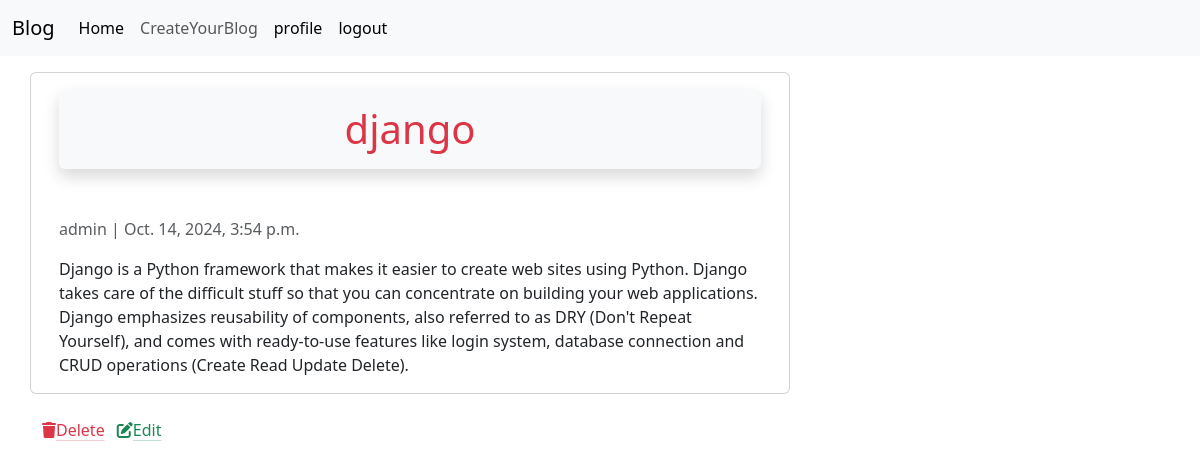
The page /django-is-python-framework-/ on the database its author committed.
### blog/models.py (models this page shows, shortened)
class Post(models.Model):
    title=models.CharField(max_length=200,unique=True)
    author=models.ForeignKey(User,on_delete=models.CASCADE)
    content=models.TextField()
    created_at=models.DateTimeField(auto_now_add=True)
    updated_at=models.DateTimeField(auto_now=True)
    slug=models.SlugField(max_length=1000,null=True,blank=True)
    class Meta:
        ordering=['-created_at']

### blog/views.py (the view)
# urls.py: path('<slug:slug>/',views.BlogDetailView.as_view(),name="blog-detail"),
class BlogDetailView(generic.DetailView):
    model = Post
    template_name = 'blog_details.html'

### blog/templates/blog_details.html
{% extends 'base.html' %}
{% block content %}
<div class="container">
  <div class="row">
    <div class="col-md-8 card mb-4  mt-3 left  top">
      <div class="card-body">
        <h1 class="text-center text-danger shadow p-3 mb-5 bg-body-tertiary rounded">{% block title %} {{ object.title }} {% endblock title %}</h1>
        <p class=" text-muted">{{ object.author}} | {{ object.created_at }}</p>
        <p class="card-text ">{{ object.content | safe }}</p>
      </div>
    </div>
  </div>
  <div>
    <a href="{%url 'blog-delete' object.id%}" class="me-2 link-danger link-offset-2 link-underline-opacity-25 link-underline-opacity-100-hover"></i><i class="fa-solid fa-trash"></i>Delete</a>
    <a href="{%url 'blog-edit' object.id%}" class="me-2 link-success link-offset-2 link-underline-opacity-25 link-underline-opacity-100-hover"><i class="fa-solid fa-pen-to-square"></i>Edit</a>
  </div>
</div>
{% endblock content %}

### rows shown on the page
Post: title "django", author "admin", created_at "Oct. 14, 2024, 3:54 p.m.", content "Django is a Python framework that makes it easier to create web sites using Python. Django takes care of the difficult stuff so that you can concentrate on building your web applications. Django emphasizes reusability of components, also referred to as DRY (Don't Repeat Yourself), and comes with ready-to-use features like login system, database connection and CRUD operations (Create Read Update Delete)."
